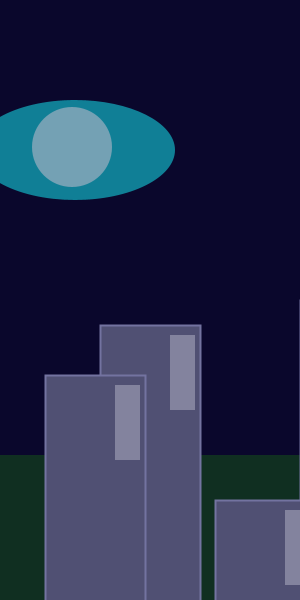
Frame 1 (no input)
Frame 60 (the mouse pressed at the canvas centre just before this capture): identical to frame 1, image omitted
Frame 120 (the mouse held since frame 60 and released just before this capture): identical to frame 1, image omitted

The Processing sketch that drew this single still picture (run headless with seeded random() and noise(); from frame 60 on, the mouse is pressed at the canvas centre):

// Processing sketch: processing_14817
// ── processing_14817.pde

/*
ellen khansefid edited this code by Sam Wood
 
Some code borrowed from Ira Greenberg and then altered
*/
 
int ballCount = 1500;
float[] x = new float[ballCount];
float[] y = new float[ballCount];
float[] speedX1 = new float[ballCount];
float[] speedX2 = new float[ballCount];
float[] speedY = new float[ballCount];
float[] gravity = new float[ballCount];
float[] damping = new float[ballCount];
float[] friction = new float[ballCount];
float[] radius = new float[ballCount];
 
void setup() {
  size(300, 600);
   
  // input variables
  for (int i=0; i<ballCount; i++) {
    speedX1[i] = random(.1, 2.5);
    speedX2[i] = random(-2.5, -.1);
    speedY[i] = random(-2.0);
    gravity[i] = random(.001, .005);
    radius[i] = random(3, 2);
  }
}
 
// drawing the snowflakes, buildings, moon, and background landscape
void draw() {
  background(10, 7, 44);
  noStroke();
  smooth();
  fill(20, 210, 225, 150);
  ellipse(75, 150, 200, 100);
  fill(185, 185, 200, 150);
  ellipse(72, 147, 80, 80);
  fill(20, 75, 25, 150);
  rect(0, 455, 600, 300);
  stroke(115, 115, 160);
  strokeWeight(2);
  fill(80, 80, 115);
  rect(100, 325, 100, 300);
  rect(45, 375, 100, 300);
  rect(300, 300, 100, 300);
  rect(215, 500, 100, 300);
  rect(450, 350, 100, 300);
  rect(375, 450, 100, 300);
  fill(210, 210, 225, 100);
  noStroke();
  rect(170, 335, 25, 75);
  rect(115, 385, 25, 75);
  rect(370, 310, 25, 75);
  rect(285, 510, 25, 75);
  rect(520, 360, 25, 75);
  rect(445, 460, 25, 75);
  stroke(135, 190, 230);//(0, 105, 185);
  strokeWeight(1);
  noSmooth();
  fill(195, 220, 240);//(0, 140, 255); 


}
 
   
